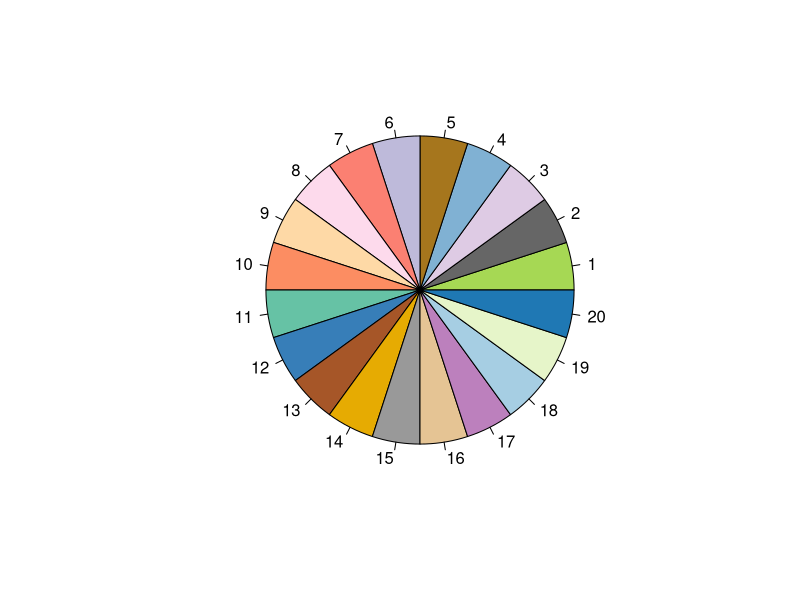
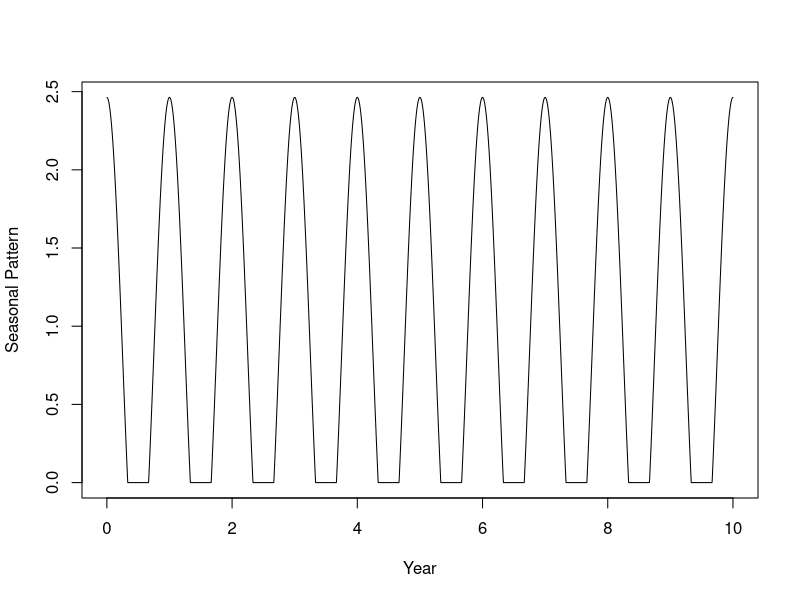
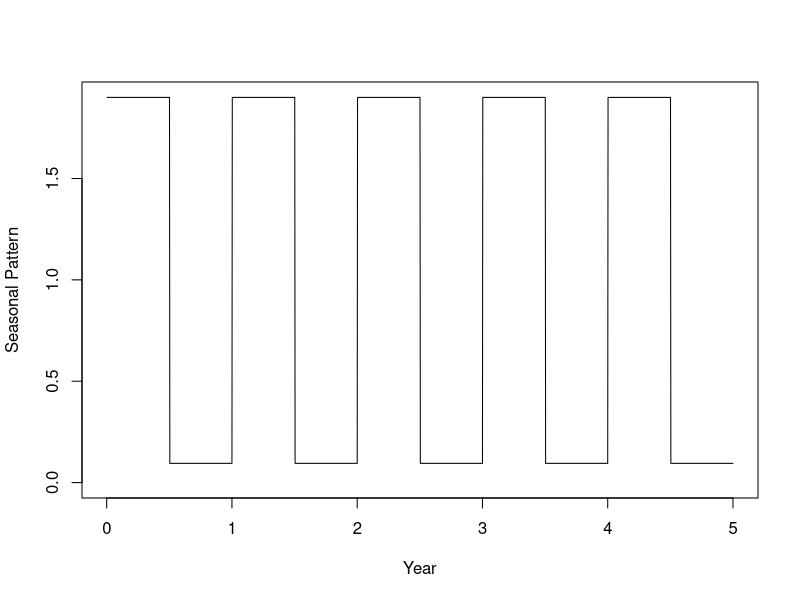
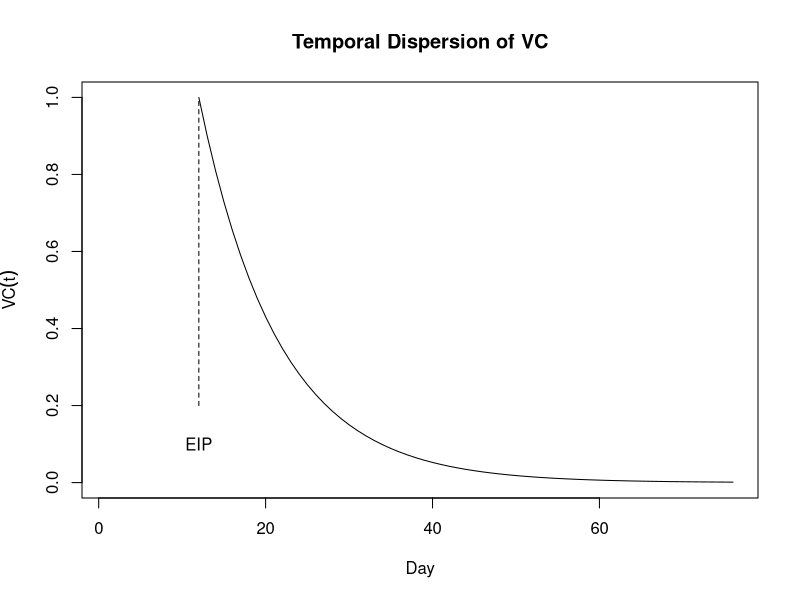
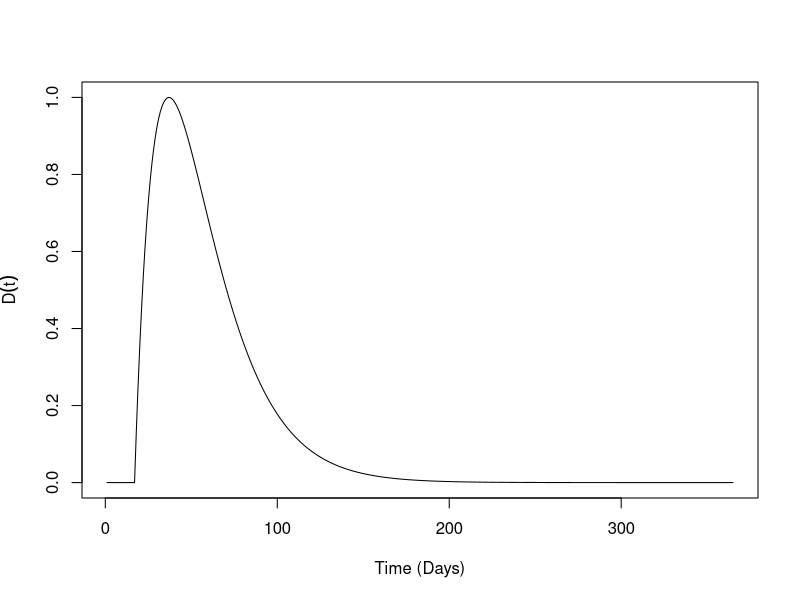
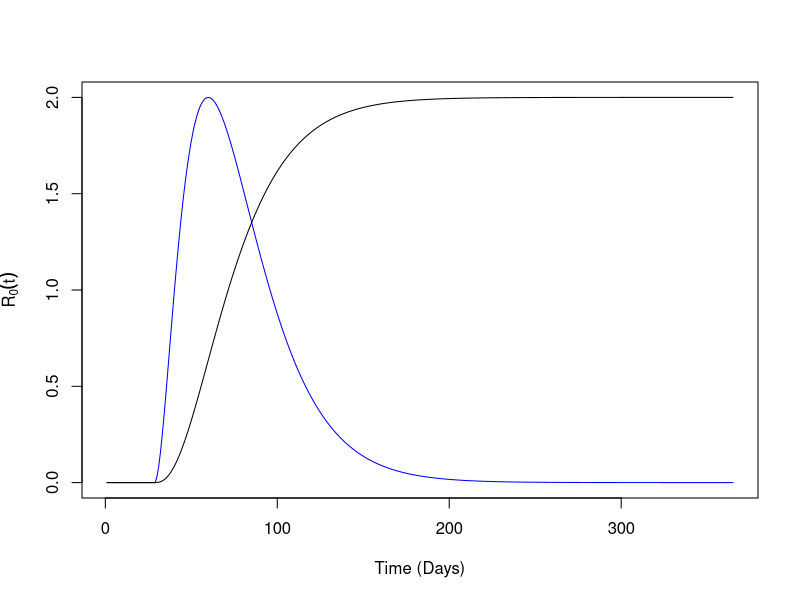

Recreate these plots in R, in order.
library(RColorBrewer)
colN <- 20

qual_col_pals = brewer.pal.info[brewer.pal.info$category == 'qual',]
col_vector = unlist(mapply(brewer.pal, qual_col_pals$maxcolors, rownames(qual_col_pals)))
pie(rep(1,colN), col=sample(col_vector, colN))


makeVCrel = function(pattern="sin", Nyr = 5, showit=FALSE){
  VC = switch(pattern, 
              sin = pmax(0.5 + cos (2*pi*c(1:365)/365),0), 
              sin1 = 1.1 + cos (2*pi*c(1:365)/365), 
              block = c(rep(2,183), rep(.1,182)))
  VC = VC/mean(VC)
  VCrel = rep(VC, Nyr)
  
  if(showit == TRUE) 
    plot(1:(365*Nyr)/365, VCrel, type = "l", xlab = "Year", 
         ylim = c(0, max(VCrel)), ylab = "Seasonal Pattern")
  VCrel
}


VCrel = makeVCrel(pattern="sin", Nyr = 10, showit=TRUE)
VCrel = makeVCrel(pattern="block", showit=TRUE)





makeVCtime = function(EIP=12, p=.9, a=.3, tol = 0.001, plot=FALSE){
  # EIP: Entomological Innoculation Rate - time until mosquitoes become infectious
  # p: daily probability of survival of a mosquito
  # a: blood feeting rate
  # tol: smallest acceptable value for vectorial capacity
  
  # calculate VCn
  # this is the number of days it takes until vectorial
  # capacity reaches its minimum value (tol)
  VCn =  log(tol)/log(p)
  
  # first set VC to zero until the EIP is over,
  # then start killing off mosquitoes according
  # to their daily probability of survival
  # then scale by human biting rate to get VC
  VCtime = c(rep(0, EIP-1), p^c(1:VCn)*a)
  
  # shows how much of the total VC is "left"
  VCtime = VCtime/sum(VCtime)
  
  # plot
  if(plot == TRUE) plotVCtime(VCtime, EIP)
  VCtime
}

plotVCtime = function(VCtime, EIP){
  ix = 1:length(VCtime)
  
  # plot index of VCtime on x axis,
  # VCtime scaled to maximum VCtime on y axis
  plot(ix, VCtime/max(VCtime), type ="n", 
       xlab = "Day", ylab = expression(VC(t)), main = "Temporal Dispersion of VC")
  vix = ix[-c(1:(EIP-1))]
  lines(vix, VCtime[vix]/max(VCtime))
  segments(EIP,.2,EIP,1, lty = 2)
  text(EIP, .1, "EIP")
}


VCtime = makeVCtime(plot=TRUE)





makeDtime = function(D=38, plot=FALSE){
  # Human Transmission Capacity (HTC)
  
  # wait for the end of the EIP and then create
  # a gamma distribution
  Dtime = c(rep(0, 17), dgamma(1:365, 2, .05))
  
  # plot proportion of total HTC over time
  if(plot==TRUE)
    plot(1:365, Dtime[1:365]/max(Dtime), type = "l", ylab = expression(D(t)), xlab = "Time (Days)")
  D*Dtime/sum(Dtime)
}
Dtime = makeDtime(plot=TRUE) 




makeRtime = function(Re = 1, VCtime=makeVCtime(), Dtime=makeDtime(), plot=FALSE){
  Rt = 1:(365+length(Dtime))
  Rtime = Rt*0
  ix = 1:length(VCtime)
  ixx = 1:length(Dtime)
  #for(t in ix) Rtime[t+ixx] = Rtime[t+ixx] + VCtime[t]*Dtime
  for(t in ixx) Rtime[t+ix] = Rtime[t+ix] + VCtime*Dtime[t]
  
  Rtime = Rtime[1:365]
  Rtime = Re*Rtime/sum(Rtime)
  if (plot == TRUE){
    plot(c(1:365), Re*Rtime/max(Rtime), type = "l", ylab = expression(R[0](t)), xlab = "Time (Days)", col = "blue")
    lines(1:365, Re*cumsum(Rtime/sum(Rtime)))
  }
  Rtime
}

Rtime = makeRtime(2, plot=TRUE)
